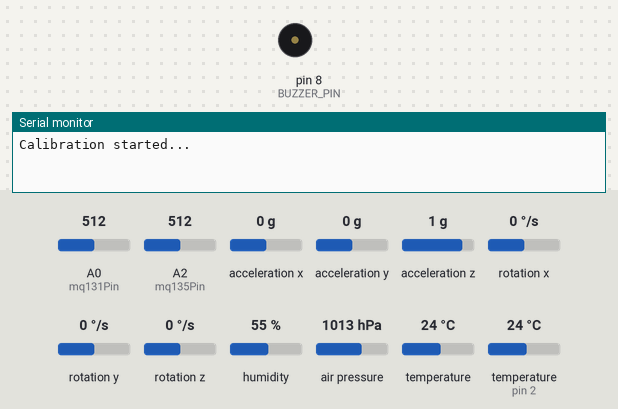
This sketch was run on a simulated Arduino Uno, built with avr-gcc and run on an emulated ATmega328P. Parts: buzzer (waves = sounding), the last lines printed to the serial monitor. The inputs (shaded band) are chosen by the test bench; at power-on: A0 (mq131Pin) = 512, A2 (mq135Pin) = 512, acceleration x 0 g, acceleration y 0 g, acceleration z 1 g, rotation x 0 °/s, rotation y 0 °/s, rotation z 0 °/s, humidity 55 %, air pressure 1013 hPa, temperature 24 °C, temperature (sensor on pin 2) 24 °C. Storage starts empty.

Above: at 0.1 s.
At 6.1 s:
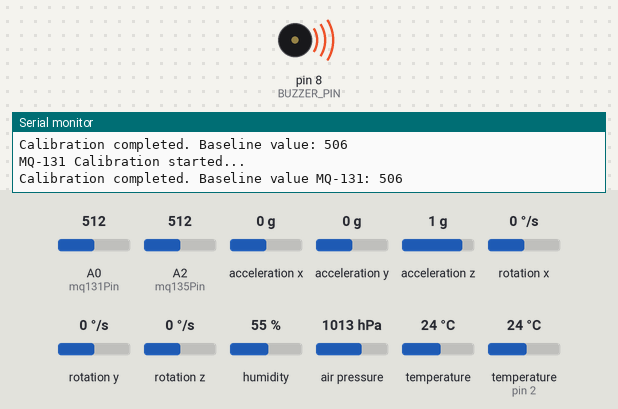
Timing chart, 0 to 8.5 s (numbered marks = the images above):
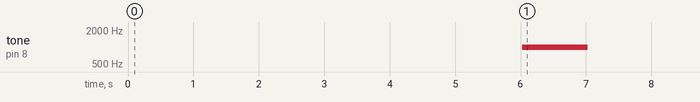

The sketch:

FlightCode_main.ino
```cpp
#include <Wire.h>
#include <MPU9250.h>
#include <Adafruit_BMP280.h>
#include <DHT.h>
#include <SPI.h>
#include <SD.h>

#define DHTPIN 2      //
#define DHTTYPE DHT22
#define BUZZER_PIN 8  // D8
const int CS = 5;    // D5

const int mq135Pin = A2;
int baseline = 0; // Variable to store the baseline value for MQ-131
const int mq131Pin = A0;
int baselineMQ131 = 0; // Variable to store the baseline value for MQ-131
const int calibrationTime = 3000; // Calibration time in milliseconds

MPU9250 mpu;
Adafruit_BMP280 bmp;
DHT dht(DHTPIN, DHTTYPE);

void setup() {
  Serial.begin(115200);
  Wire.begin();

  pinMode(BUZZER_PIN, OUTPUT);

 // SD Card Initialization
  if (!SD.begin(CS))
  {
    Serial.println("Initialization failed!");
    return;
  }

  if (!mpu.setup(0x68)) {  // MPU9250 initialization
    while (1) {
      Serial.println("MPU9250 not found!");
      delay(500);
    }
  }

  if (!bmp.begin(0x76)) {  // BMP280 initialization
    while (1) {
      Serial.println("BMP280 not found!");
      delay(500);
    }
  }

  dht.begin();
  calibrateSensor(); // MQ-135 calibration
  calibrateMQ131();  // MQ-131 calibration

  tone(BUZZER_PIN, 1000,1000);

}

void loop() {
  // MPU9250, BMP280, DHT22, MQ-135, and MQ-131 readings
  float temperature, pressure_hPa, dht_temperature, humidity;
  mpu.update();
  mpu.update_mag();
  temperature = bmp.readTemperature()-4;
  pressure_hPa = bmp.readPressure() / 100.0;  // Convert to hectopascals
  dht_temperature = dht.readTemperature();
  humidity = dht.readHumidity();

 // MQ-135 Readings
  int mq135Value = analogRead(mq135Pin);
  int relativeValue = mq135Value - baseline;

  // MQ-131 Readings
  int mq131Value = analogRead(mq131Pin);
  int relativeValueMQ131 = mq131Value - baselineMQ131;

  File MPU = SD.open("MPU.txt", FILE_WRITE);

  if (MPU)
  {
    MPU.print(mpu.getAcc(0));
    MPU.print(" ");
    MPU.print(mpu.getAcc(1));
    MPU.print(" ");
    MPU.print(mpu.getAcc(2));
    MPU.print(" ");
    MPU.print(mpu.getGyro(0));
    MPU.print(" ");
    MPU.print(mpu.getGyro(1));
    MPU.print(" ");
    MPU.print(mpu.getGyro(2));
    MPU.print(" ");
    MPU.print(mpu.getMag(0));
    MPU.print(" ");
    MPU.print(mpu.getMag(1));
    MPU.print(" ");
    MPU.print(mpu.getMag(2));
    MPU.println();
    MPU.close();
  }

  File BMP = SD.open("BMP.txt", FILE_WRITE);

  if (BMP)
  {
    BMP.print(temperature);
    BMP.print(" ");
    BMP.print(pressure_hPa);
    BMP.println();
    BMP.close();
  }

  File DHT = SD.open("DHT.txt", FILE_WRITE);

  if(DHT)
  {
    DHT.print(humidity);
    DHT.println();
    DHT.close();
  }

  File MQ135 = SD.open("MQ135.txt", FILE_WRITE);

  if(MQ135)
  {
    MQ135.println(relativeValue);
    MQ135.close();
  }

  File MQ131 = SD.open("MQ131.txt", FILE_WRITE);

  if(MQ131)
  {
    MQ131.println(relativeValueMQ131);
    MQ131.close();
  }

  delay(50);  // Update all sensors 20 times a second
}

void calibrateSensor() {
  // MQ-135 calibration function
  Serial.println("Calibration started...");
  long sum = 0;
  long startTime = millis();

  while (millis() - startTime < calibrationTime) {
    sum += analogRead(mq135Pin);
    delay(10);
  }

  baseline = sum / (calibrationTime / 10);
  Serial.print("Calibration completed. Baseline value: ");
  Serial.println(baseline);
}

void calibrateMQ131() {
  // MQ-131 calibration function
  Serial.println("MQ-131 Calibration started...");
  long sumMQ131 = 0;
  long startTime = millis();

  while (millis() - startTime < calibrationTime) {
    sumMQ131 += analogRead(mq131Pin);
    delay(10);
  }

  baselineMQ131 = sumMQ131 / (calibrationTime / 10);
  Serial.print("Calibration completed. Baseline value MQ-131: ");
  Serial.println(baselineMQ131);
}
```

Measured:
- by itself, tone on pin 8 (BUZZER_PIN): silent → 1000 Hz at 6.0 s, → silent 1.0 s later
